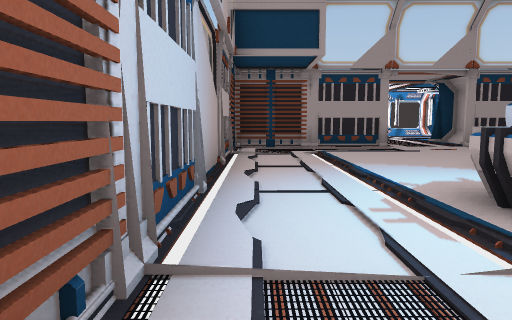
view 1 (above)

16 first-person views from a walk through a 3-D level made in the Unity game engine. The camera is 1.3 m above the floor, tilts 6° down and sees 70° across. The floor is counted in squares, 2 m on a side. Each view is taken from the middle of a square. On the plan, view 1 faces up. The plan holds only what a view shows up to about 11 squares ahead; the rest is blank. The place goes on beyond the plan. The player is left out.

view 2
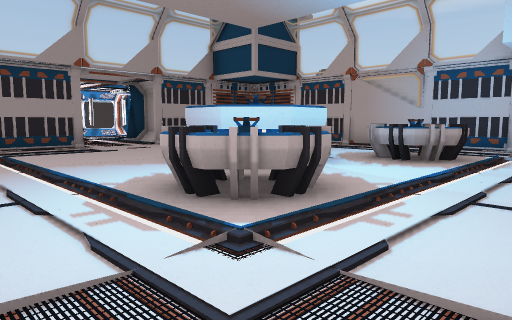

view 3
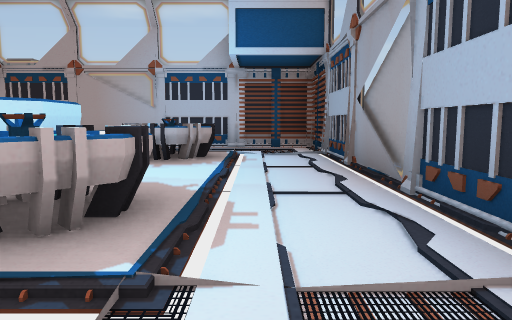

view 4
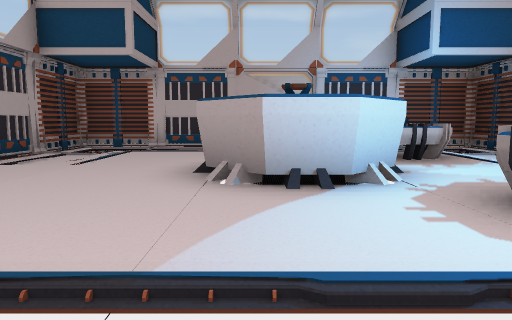

view 5
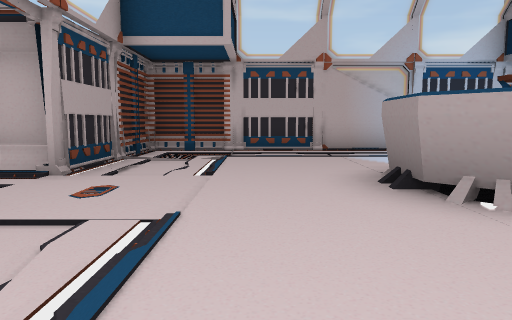

view 6
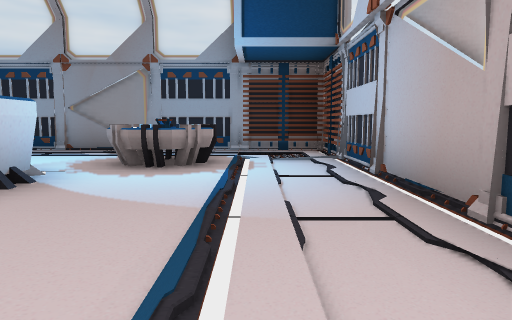

view 7
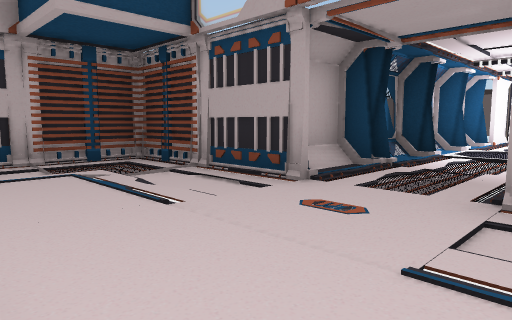

view 8
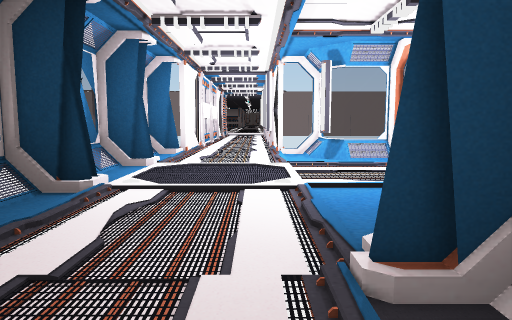

view 9
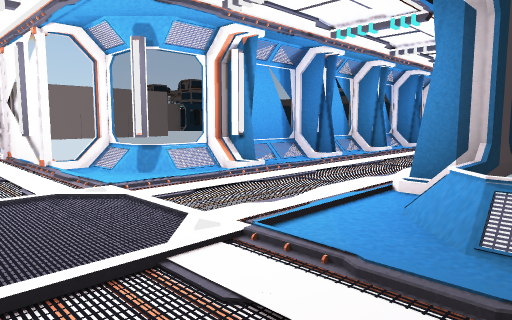

view 10
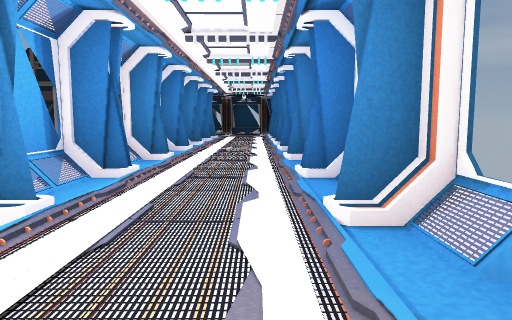

view 11
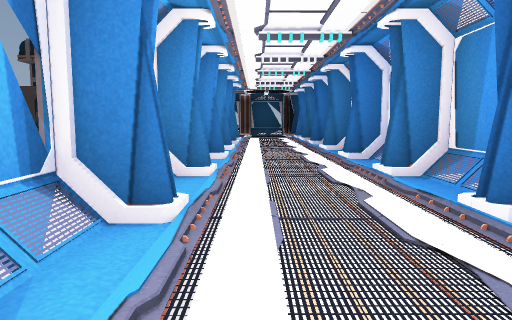

view 12
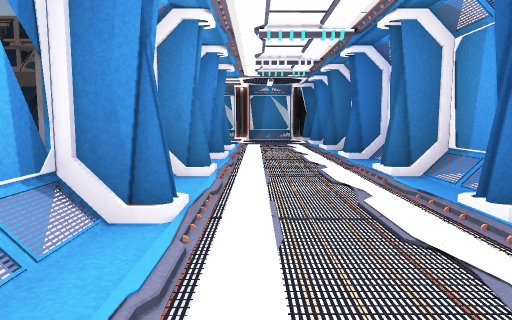

view 13
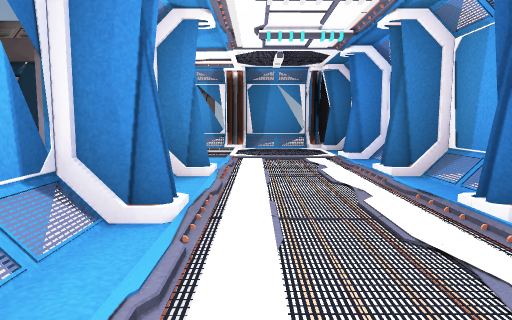

view 14
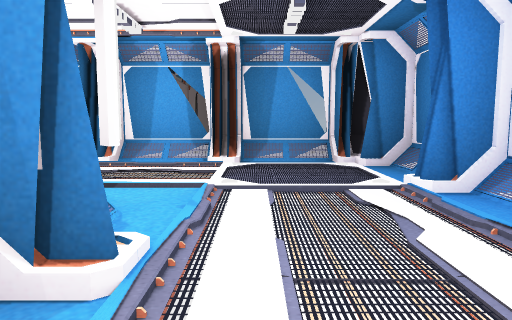

view 15
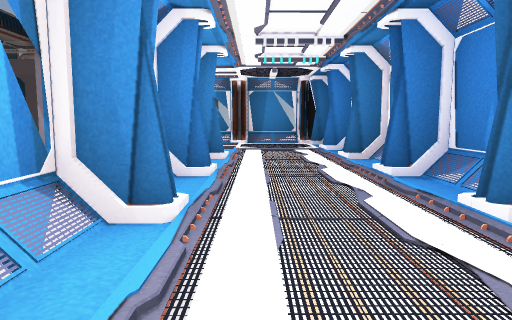

view 16
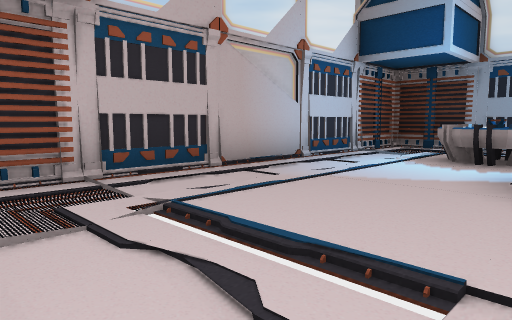

### Floor plan
Key: @ floor where view 1 was taken; # wall or solid block; . floor; / step, stairs or slope; = window, fence, low wall or low ledge; P projector; O other object.
Columns run from 1 left of view 1 to 25 right of it. Each row starts with its distance up from view 1.
 21     #..
 20     #..#              #
 19     =..=              /
 18     =..=#             #  ##
 17     /.#/############   ../#
 16    ##..#/#/#/#/#/#/##/#..##
 15    #/..................../#
 14    ##..................../#
 13    #/..//#/#/#/#/#/#/#/#/##
 12    ##../## ###############
 11    #../##
 10 #####./#####
  9 #..........#
  8 #..........#
  7 #..........#
  6 #..........#
  5 #....OO....#
  4 #....OO....#
  3 #..PP..PP..#
  2 #..PP..PP..#
  1 #..........#
  0 #@.........#
 -1 #####==#####

Where each view was taken, in squares from view 1:
view 1: 0 up, 0 right, facing up
view 2: 0 up, 0 right, facing up-right
view 3: 1 up, 0 right, facing right
view 4: 5 up, 0 right, facing right
view 5: 7 up, 1 right, facing right
view 6: 8 up, 1 right, facing down
view 7: 6 up, 6 right, facing up-left
view 8: 10 up, 5 right, facing up
view 9: 12 up, 4 right, facing up-right
view 10: 14 up, 5 right, facing right
view 11: 15 up, 7 right, facing right
view 12: 15 up, 11 right, facing right
view 13: 15 up, 15 right, facing right
view 14: 15 up, 18 right, facing right
view 15: 15 up, 13 right, facing right
view 16: 9 up, 5 right, facing down-right
